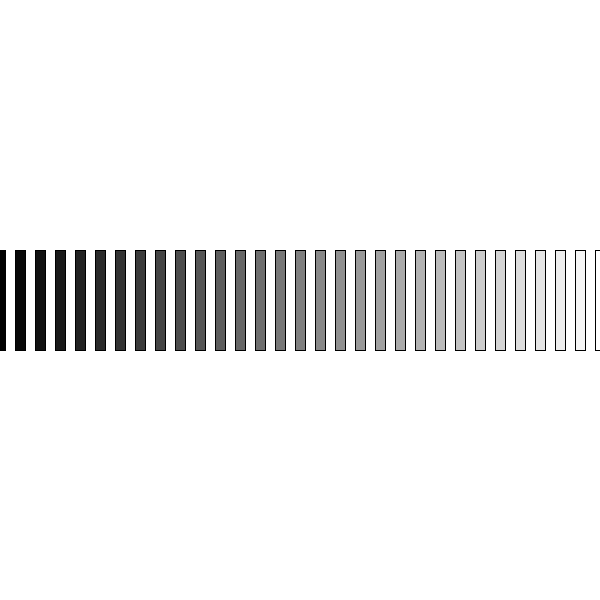
Frame 1 (no input)
Frame 60 (the mouse pressed at the canvas centre just before this capture): identical to frame 1, image omitted
Frame 120 (the mouse held since frame 60 and released just before this capture): identical to frame 1, image omitted

The Processing sketch that drew this single still picture (run headless with seeded random() and noise(); from frame 60 on, the mouse is pressed at the canvas centre):

// Processing sketch: w5_04_forLoop
// ── w5_04_forLoop.pde
void setup() {
  size(600, 600);
  rectMode(CENTER);
}

void draw() {
  background(255);
  fill(105);
  
  float maxLoops = 30;
  
  for (int i = 0; i <= maxLoops; i++) {
    
    float xPos = map(i, 0, maxLoops, 0, width);
    float c = map(i, 0, maxLoops, 0, 255);
    fill(c);
    rect(xPos, height/2, 10, 100);
    
  }
}
